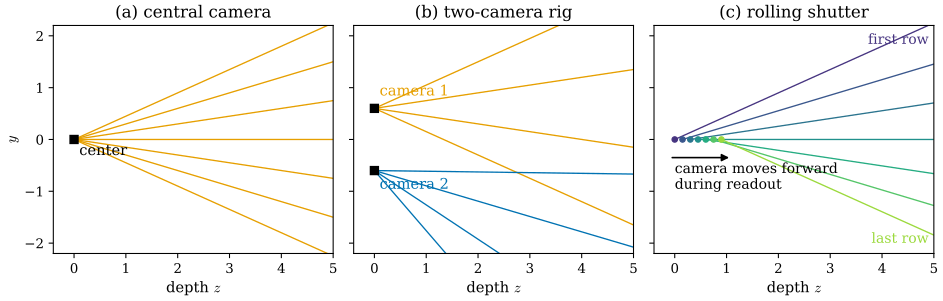

This chart was generated by the following Python code:
"""Figure 27.4.4: central, multi-camera, and rolling-shutter cameras as maps from pixels to lines (schematic).

Side view (z horizontal = depth, y vertical). Each panel draws the ray of 7 pixels (one image column) up to depth 5.
(a) Central camera: all rays pass through one center (0, 0).
(b) Two-camera rig: centers (0, 0.6) and (0, -0.6), the second rotated by -25 deg; 4 rays each.
(c) Rolling shutter: the camera moves forward (+z) at speed v while rows are read out top to bottom; row k is exposed at
    time t_k and its ray starts at the center (v t_k, 0) (v t spans 0.9 over the readout, exaggerated). The rays do not
    meet in one point. (With motion along y instead, the rays of one column would still meet in a column-dependent point.)
Self-checks: in (a) all rays share one point; in (c) no three consecutive rays are concurrent (pairwise intersection
points differ).

Run from the project root: ``PYTHONPATH=tools python3 chapters/27-cameras-rays/figures/fig-27-4-4-generalized-cameras.py``
"""

import os

os.environ.setdefault("OMP_NUM_THREADS", "4")
os.environ.setdefault("OPENBLAS_NUM_THREADS", "4")

import dgfig

dgfig.setup()

import matplotlib.pyplot as plt
import numpy as np

C = dgfig.COLORS
rows = np.linspace(-0.45, 0.45, 7)            # normalized image y of 7 pixels


def ray(ax, c, ang0, yb, col, lw=1.0):
    a = ang0 + np.arctan(yb)
    dvec = np.array([np.cos(a), np.sin(a)])
    end = c + 5.0 / dvec[0] * dvec
    ax.plot([c[0], end[0]], [c[1], end[1]], color=col, lw=lw)
    return c, dvec


def meet(r1, r2):
    (c1, d1), (c2, d2) = r1, r2
    A = np.column_stack([d1, -d2])
    s = np.linalg.solve(A, c2 - c1)
    return c1 + s[0] * d1


fig, axes = plt.subplots(1, 3, figsize=(10.0, 3.9), sharey=True)
ax = axes[0]
rs = [ray(ax, np.array([0.0, 0]), 0.0, y, C["accent"]) for y in rows]
ax.plot(0, 0, "ks", ms=6)
ax.text(0.1, -0.3, "center", fontsize=11)
assert all(np.allclose(r[0], [0, 0]) for r in rs)
ax.set_title("(a) central camera", fontsize=12.5)

bx = axes[1]
for c, ang, col in ((np.array([0.0, 0.6]), 0.0, C["accent"]), (np.array([0.0, -0.6]), np.radians(-25), C["tangent"])):
    for y in rows[::2]:
        ray(bx, c, ang, y, col)
    bx.plot(*c, "ks", ms=6)
bx.text(0.1, 0.85, "camera 1", fontsize=11, color=C["accent"])
bx.text(0.1, -0.95, "camera 2", fontsize=11, color=C["tangent"])
bx.set_title("(b) two-camera rig", fontsize=12.5)

cx = axes[2]
tk = np.linspace(0, 1, len(rows))
centers = [np.array([0.9 * t, 0.0]) for t in tk]
rs = []
for c, y, t in zip(centers, rows[::-1], tk):
    rs.append(ray(cx, c, 0.0, y, plt.cm.viridis(0.15 + 0.7 * t)))
    cx.plot(*c, "o", color=plt.cm.viridis(0.15 + 0.7 * t), ms=4)
cx.annotate("", xy=(1.1, -0.35), xytext=(-0.1, -0.35), arrowprops=dict(arrowstyle="-|>", color="k", lw=1.2))
cx.text(0.0, -0.95, "camera moves forward\nduring readout", fontsize=10.5)
cx.text(4.9, 2.05, "first row", fontsize=10.5, color=plt.cm.viridis(0.15), ha="right", va="top")
cx.text(4.9, -2.05, "last row", fontsize=10.5, color=plt.cm.viridis(0.85), ha="right", va="bottom")
pts = [meet(rs[i], rs[i + 1]) for i in range(len(rs) - 1)]
assert np.ptp(np.array(pts)[:, 0]) > 1e-3
cx.set_title("(c) rolling shutter", fontsize=12.5)
for a_ in axes:
    a_.set_xlim(-0.4, 5)
    a_.set_ylim(-2.2, 2.2)
    a_.set_xlabel(r"depth $z$")
    a_.set_aspect("equal")
axes[0].set_ylabel(r"$y$")
fig.tight_layout()
dgfig.save(fig, __file__)
